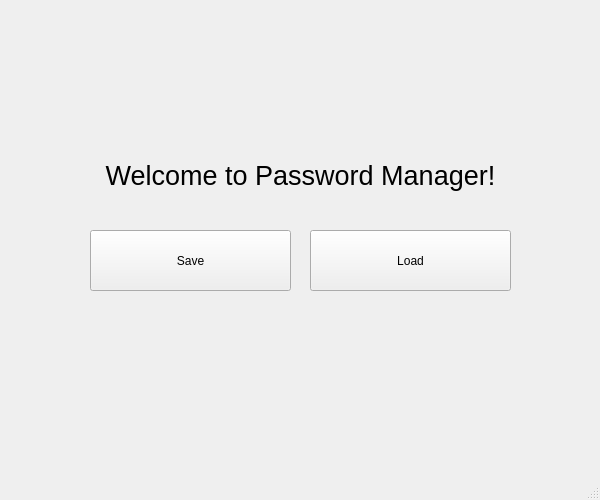
<?xml version="1.0" encoding="UTF-8"?>
<ui version="4.0">
 <class>MainWindow</class>
 <widget class="QMainWindow" name="MainWindow">
  <property name="geometry">
   <rect>
    <x>0</x>
    <y>0</y>
    <width>600</width>
    <height>500</height>
   </rect>
  </property>
  <property name="windowTitle">
   <string>Password Manger</string>
  </property>
  <widget class="QWidget" name="centralwidget">
   <widget class="QPushButton" name="pushButton">
    <property name="geometry">
     <rect>
      <x>90</x>
      <y>230</y>
      <width>201</width>
      <height>61</height>
     </rect>
    </property>
    <property name="text">
     <string>Save</string>
    </property>
   </widget>
   <widget class="QLabel" name="label">
    <property name="geometry">
     <rect>
      <x>90</x>
      <y>140</y>
      <width>421</width>
      <height>71</height>
     </rect>
    </property>
    <property name="font">
     <font>
      <pointsize>20</pointsize>
     </font>
    </property>
    <property name="layoutDirection">
     <enum>Qt::LeftToRight</enum>
    </property>
    <property name="text">
     <string>Welcome to Password Manager!</string>
    </property>
    <property name="alignment">
     <set>Qt::AlignCenter</set>
    </property>
   </widget>
   <widget class="QPushButton" name="pushButton_2">
    <property name="geometry">
     <rect>
      <x>310</x>
      <y>230</y>
      <width>201</width>
      <height>61</height>
     </rect>
    </property>
    <property name="text">
     <string>Load</string>
    </property>
   </widget>
  </widget>
  <widget class="QMenuBar" name="menubar">
   <property name="geometry">
    <rect>
     <x>0</x>
     <y>0</y>
     <width>600</width>
     <height>21</height>
    </rect>
   </property>
  </widget>
  <widget class="QStatusBar" name="statusbar"/>
 </widget>
 <resources/>
 <connections/>
</ui>
